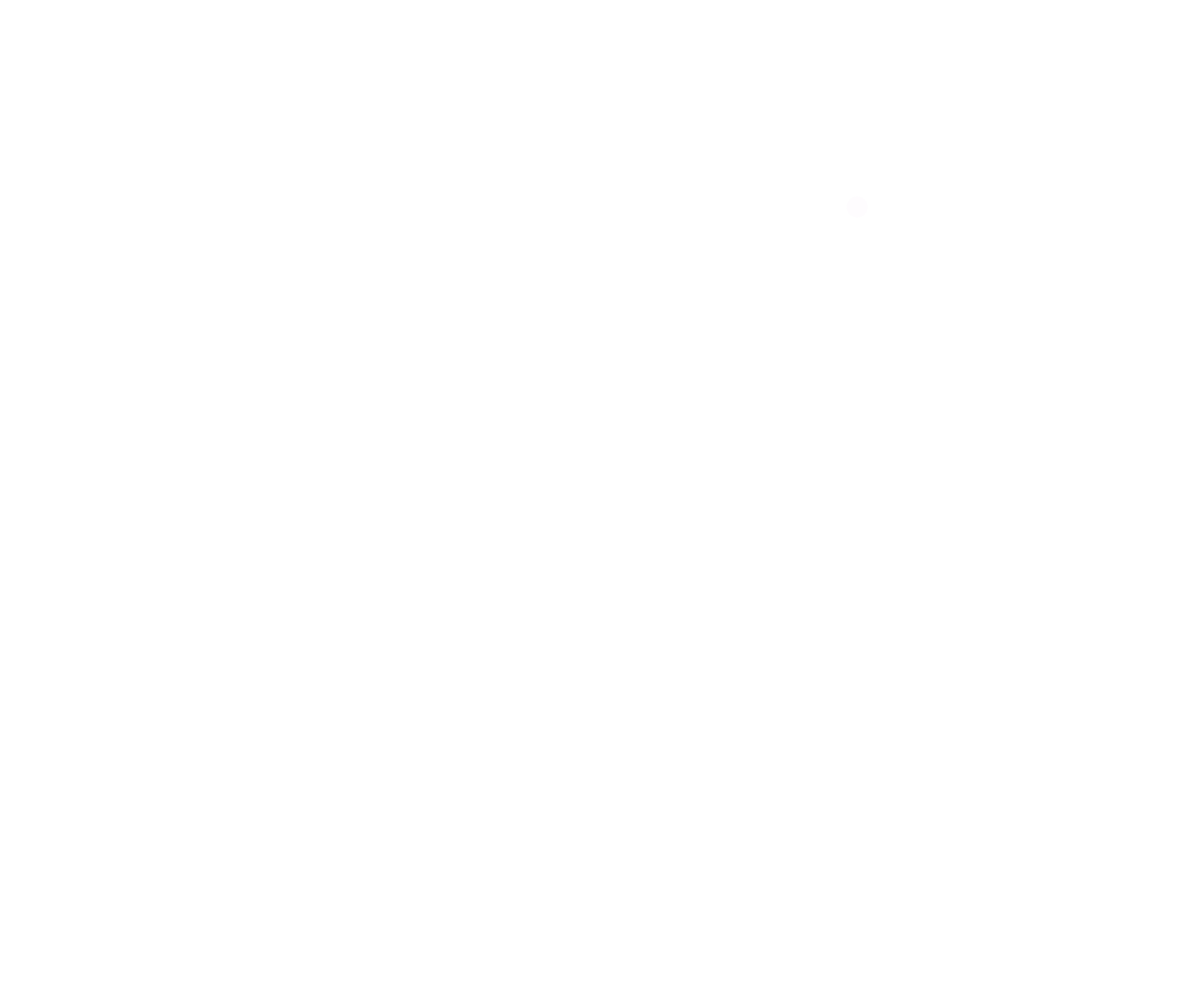
Frame 1 (no input)
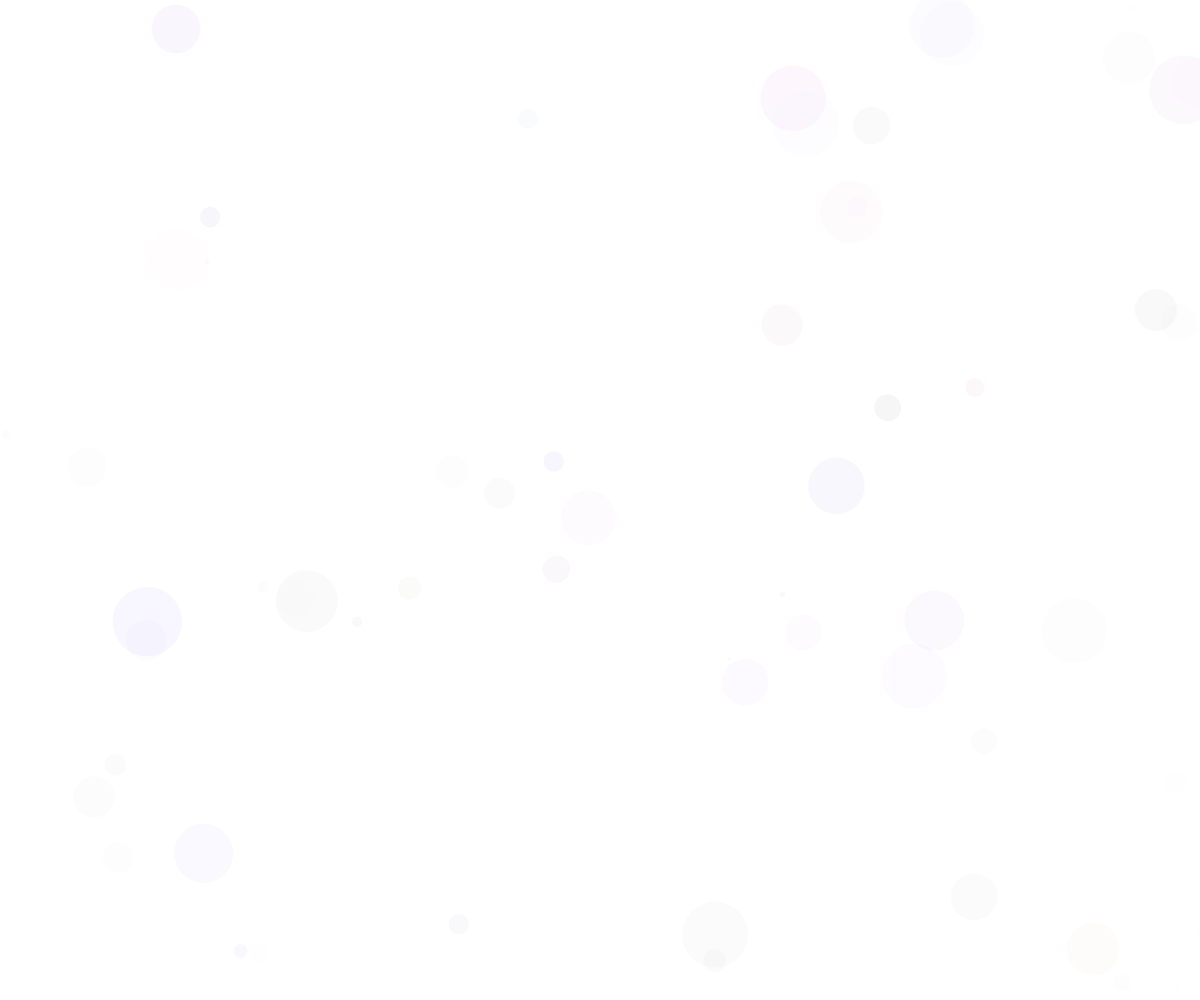
Frame 60 (no input)
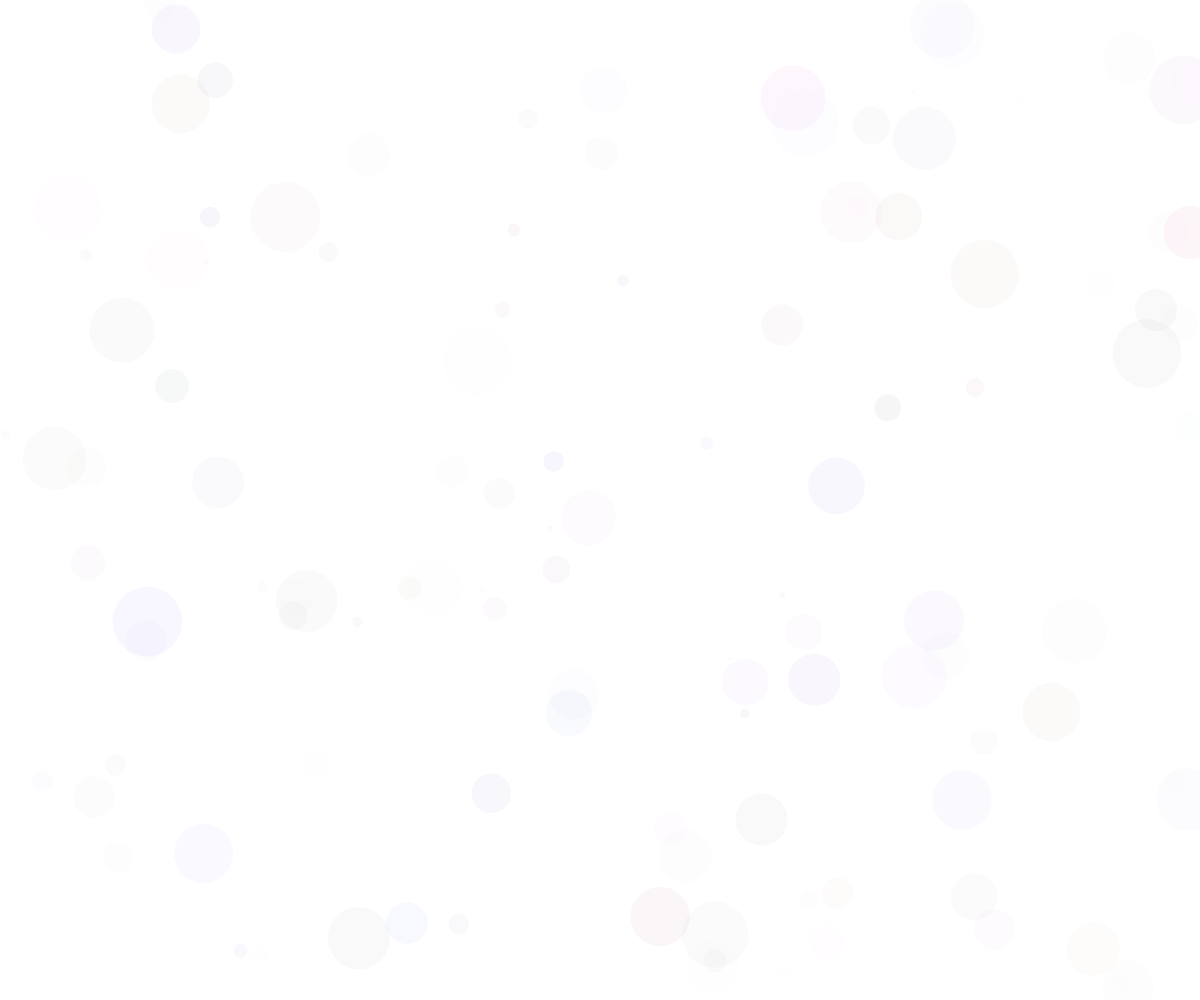
Frame 120 (the mouse pressed at the canvas centre since frame 60)

The p5.js sketch that drew these frames (run headless with seeded random() and noise() and a simulated clock; from frame 60 on, the mouse is pressed at the canvas centre):

// p5.js sketch
// ── sketch.js
var spot = {
  x:0,
  y:0
};

var color = {
  r:0,
  g:0,
  b:0
};

var rainDrop = 70,
    diameter,
    opacity;

function setup() {
  createCanvas(windowWidth, windowHeight);
  noStroke();
}

function draw() {
  spot.x = random(0,width); 
  spot.y = random(0,height);

  color.r = random(10,200);
  color.g = random(10,100);
  color.b = random(10,255);

  diameter = random(1,rainDrop);
  opacity = random(1,10);

  fill(color.r,color.g,color.b,opacity);
  ellipse(spot.x,spot.y,diameter,diameter);
}
